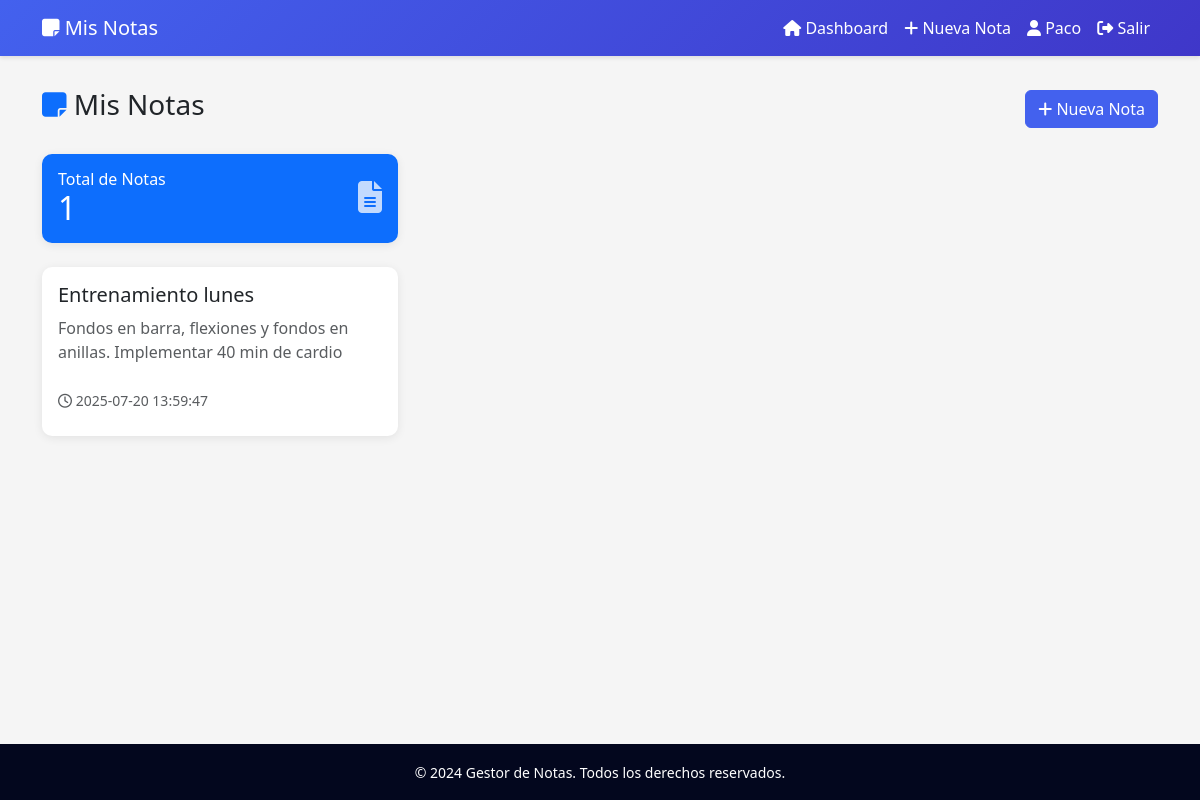
/dashboard (signed in), run on the app's committed database.
### tables this page shows
CREATE TABLE notes (
            id INTEGER PRIMARY KEY AUTOINCREMENT,
            user_id INTEGER NOT NULL,
            title TEXT NOT NULL,
            content TEXT NOT NULL,
            created_at TIMESTAMP DEFAULT CURRENT_TIMESTAMP,
            updated_at TIMESTAMP DEFAULT CURRENT_TIMESTAMP,
            FOREIGN KEY (user_id) REFERENCES users (id)
        );

### app.py (the view)
@app.route('/dashboard')
@login_required
def dashboard():
    conn = get_db()
    notes = conn.execute('''
        SELECT * FROM notes
        WHERE user_id = ?
        ORDER BY created_at DESC
    ''', (session['user_id'],)).fetchall()
    conn.close()
    return render_template('dashboard.html', notes=notes)

### app.py (called while the page is built)
def get_db():
    conn = sqlite3.connect('notes.db')
    conn.row_factory = sqlite3.Row
    return conn

def login_required(f):
    @wraps(f)
    def decorated_function(*args, **kwargs):
        if 'user_id' not in session:
            return redirect(url_for('login'))
        return f(*args, **kwargs)
    return decorated_function

### templates/dashboard.html (shortened to what this page needs)
{% extends "base.html" %}
{% block content %}
<div class="row">
    <div class="col-12">
        <div class="d-flex justify-content-between align-items-center mb-4">
            <h1 class="h3">
                <i class="fas fa-sticky-note text-primary"></i> Mis Notas
            </h1>
            <a href="{{ url_for('new_note') }}" class="btn btn-primary">
                <i class="fas fa-plus"></i> Nueva Nota
            </a>
        </div>
        <div class="row mb-4">
            <div class="col-md-4">
                <div class="card bg-primary text-white">
                    <div class="card-body">
                        <div class="d-flex justify-content-between align-items-center">
                            <div>
                                <h6 class="card-title mb-0">Total de Notas</h6>
                                <h2 class="mb-0">{{ notes|length }}</h2>
                            </div>
                            <div>
                                <i class="fas fa-file-alt fa-2x opacity-75"></i>
                            </div>
                        </div>
                    </div>
                </div>
            </div>
        </div>
        {% if notes %}
            <div class="row g-4">
                {% for note in notes %}
                <div class="col-md-6 col-lg-4">
                    <div class="card note-card h-100">
                        <div class="card-body">
                            <h5 class="card-title d-flex justify-content-between align-items-start">
                                <span class="text-truncate">{{ note.title }}</span>
                            </h5>
                            <p class="card-text text-muted text-truncate-2">
                                {{ note.content|truncate(150) }}
                            </p>
                            <div class="card-footer bg-transparent border-0 px-0">
                                <small class="text-muted">
                                    <i class="far fa-clock"></i>
                                    {% if note.created_at %}
                                        {% if note.created_at is string %}
                                            {{ note.created_at }}
                                        {% else %}
                                            {{ note.created_at.strftime('%d/%m/%Y %H:%M') }}
                                        {% endif %}
                                    {% else %}
                                        Hace un momento
                                    {% endif %}
                                </small>
                            </div>
                        </div>
                    </div>
                </div>
                {% endfor %}
            </div>
        {% endif %}
    </div>
</div>
{% endblock %}

### templates/base.html (style rules this page uses)
:root { --primary-color: #4361ee; --secondary-color: #3f37c9; --success-color: #06ffa5; --danger-color: #ff006e; --dark-color: #03071e; --light-color: #f8f9fa; }
body { background-color: #f5f5f5; min-height: 100vh; }
.card { border: none; border-radius: 10px; box-shadow: 0 2px 10px rgba(0,0,0,.08); transition: transform 0.2s; }
.btn-primary { background-color: var(--primary-color); border-color: var(--primary-color); }
.text-truncate-2 { overflow: hidden; display: -webkit-box; -webkit-line-clamp: 2; -webkit-box-orient: vertical; }
.note-card { height: 100%; transition: all 0.3s ease; }

### data on the page
notes: title "Entrenamiento lunes", content "Fondos en barra, flexiones y fondos en anillas. Implementar 40 min de cardio", created_at "2025-07-20 13:59:47"

### other printed values
{{ session.username }} "Paco"
{{ notes|length }} "1"
